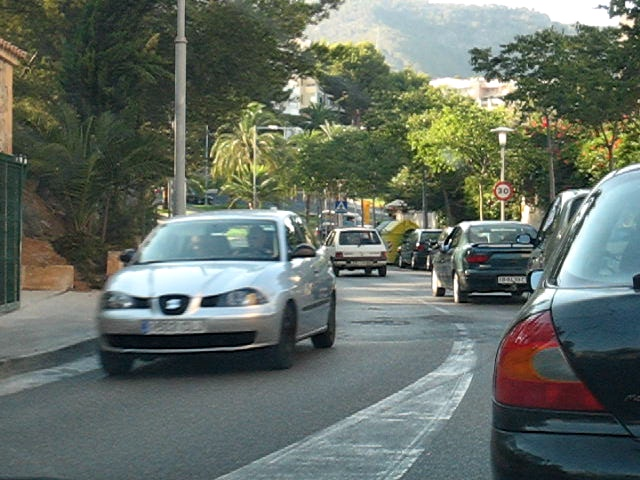
#> input picture Lab3/data/car1.jpg, 640 x 480 px; the run also reads 1 picture not shown here
$ jupyter execute --allow-errors orig_CV1_Lab3_Students.ipynb
#> lines starting #> are read from the running program, lines starting #| are printed output that depends on the picture
<center></center>

# <center> Assignment 3: Harris Corner Detector & Optical Flow </center>
<center> Computer Vision 1, University of Amsterdam </center>
    <center> Due 23:59PM, September 30, 2023 (Amsterdam time) </center>

  ***
<center>
<b>TA's: Melis Öcal, Ronny Velastegui Sandoval</b>

Student1 ID: \
Student1 Name:

Student2 ID: \
Student2 Name:

Student3 ID: \
Student3 Name:

( Student4 ID: \
Student4 Name: )

# General Guidelines

Your code and discussion must be handed in this jupyter notebook, renamed to **StudentID1_StudentID2_StudentID3.ipynb** before the deadline by submitting it to the Canvas Lab 3 Assignment. Please also fill out your names and ID's above.

For full credit, make sure your notebook follows these guidelines:
- It is mandatory to use the Python environment provided with the assignment; the environment specifies the package versions that have to be used to prevent the use of particular functions. Using different packages versions may lead to grade deduction. In the 'Environment Setup' below you can check whether your environment is set up correctly.
- To install the environment with the right package versions, use the following command in your terminal: ```python
conda env create --file=CV1_environment.yaml```, then activate the environment using the command ```python conda activate cv1```.
- Please express your thoughts concisely. The number of words does not necessarily correlate with how well you understand the concepts.
- Answer all given questions and sub-questions.
- Try to understand the problem as much as you can. When answering a question, give evidences (qualitative and/or quantitative results, references to papers, figures etc.) to support your arguments. Note that not everything might be explicitly asked for and you are expected to think about what might strengthen you arguments and make the notebook self-contained and complete.
- Tables and figures must be accompanied by a brief description. Do not forget to add a number, a title, and if applicable name and unit of variables in a table, name and unit of axes and legends in a figure.

__Note:__ A more complete overview of the lab requirements can be found in the Course Manual on Canvas

Late submissions are not allowed. Assignments that are submitted after the strict deadline will not be graded. In case of submission conflicts, TAs’ system clock is taken as reference. We strongly recommend submitting well in advance, to avoid last minute system failure issues.

Plagiarism note: Keep in mind that plagiarism (submitted materials which are not your work) is a serious crime and any misconduct shall be punished with the university regulations. This includes the use of generative tools such as ChatGPT.

**ENSURE THAT YOU SAVE ALL RESULTS / ANSWERS ON THE QUESTIONS (EVEN IF YOU RE-USE SOME CODE).**

[cell 1]
import numpy as np
import cv2
import matplotlib.pyplot as plt
from scipy import signal
from scipy.ndimage import maximum_filter
from scipy import signal
import os
import matplotlib
import scipy

#> (a cell that did not finish here is left out)

# 1. Harris Corner Detector (45pts)
In this section, a derivation of the *[Harris Corner Detector](https://www.semanticscholar.org/paper/A-Combined-Corner-and-Edge-Detector-Harris-Stephens/6818668fb895d95861a2eb9673ddc3a41e27b3b3)* is presented.

Given a shift $(\Delta x,\Delta y)$ at a point $(x, y)$, the auto-correlation function is defined as:

$$c(\Delta x,\Delta y) = \sum\limits_{(x,y)\in W(x,y)} {w(x,y)(I(x+\Delta x,y+\Delta y)-I(x,y))^2} \tag {1}$$

where $W(x,y)$ is a window centered at point $(x,y)$ and $w(x,y)$ is a Gaussian function. For simplicity, from now on, $\sum\limits_{(x,y)\in W(x,y)}$ will be referred to as $\sum\limits_{W}$.
Approximating the shifted function by the first-order Taylor expansion we get:

\begin{eqnarray}
I(x+\Delta x,y+ \Delta y) & \approx & I(x,y) + I_x(x,y)\Delta x + I_y(x,y)\Delta y \tag {2} \\
&=& I(x,y) + [I_x(x,y) \ I_y(x,y)] \begin{bmatrix} \Delta x \\ \Delta y \end{bmatrix}, \tag {3}
\end{eqnarray}

where $I_x$ and $I_y$ are partial derivatives of $I(x,y)$. The first gradients can be approximated by:
\begin{eqnarray}
    I_x &=& \frac{\partial I}{\partial x} \approx I * G_x, \quad G_x = (-1,0,1) \tag {4} \\
    I_y &=& \frac{\partial I}{\partial y} \approx I * G_y, \quad G_y = (-1,0,1)^T \tag {5}
\end{eqnarray}

Note that using the kernel $(-1, 1)$ to approximate the gradients is also correct. The auto-correlation function can now be written as:
\begin{eqnarray}
c(\Delta x,\Delta y) &=& \sum\limits_{W} {w(x,y) (I(x+\Delta x,y+\Delta y)-I(x,y))^2} \tag {6} \\
& \approx & \sum\limits_{W} {w(x,y) ([I_x(x,y) \ I_y(x,y)]\begin{bmatrix} \Delta x \\
\Delta y \end{bmatrix})^2} \tag {7} \\
&=& [\Delta x \ \Delta y]Q(x,y)\begin{bmatrix} \Delta x \\ \Delta y \end{bmatrix}, \, \tag {8}
\end{eqnarray}

where $Q(x,y)$ is given by:

\begin{eqnarray}
Q(x,y) &=& \sum\limits_{W} w(x,y){\begin{bmatrix} I_x(x,y)^2  & I_x(x,y)I_y(x,y)  \\  I_x(x,y)I_y(x,y)  & I_y(x,y)^2   \end{bmatrix}} \tag {9} \\
&=& \begin{bmatrix}
\sum\limits_{W}{I_x(x,y)^2} * w(x, y) & \sum\limits_{W}{I_x(x,y)I_y(x,y)} * w(x, y) \\
\sum\limits_{W}{I_x(x,y)I_y(x,y)} * w(x, y) & \sum\limits_{W}{I_y(x,y)^2} * w(x, y)  \end{bmatrix} \tag {10}\\
&=& \begin{bmatrix} A & B \\  B & C  \end{bmatrix}.\, \tag {11}
\end{eqnarray}

The *cornerness* $H(x,y)$ is defined by the two eigenvalues of $Q(x,y)$, e.g. $\lambda_1$ and $\lambda_2$:

\begin{eqnarray}
\label{eq12}
H &=& \lambda_1 \lambda_2 - 0.04(\lambda_1 + \lambda_2)^2 \tag{12}\\
&=& det(Q) - 0.04(trace(Q))^2 \tag{13}\\
&=& (AC - B^2) - 0.04(A+C)^2. \ \tag{14}
\end{eqnarray}

In this section, you are going to implement $Equation ~\eqref{eq12}$ to calculate $H$ and use it to detect the corners in an image.

**Hint**: For that purpose, you need to compute the elements of **Q**, i.e. $A$, $B$ and $C$. To do that, you need to calculate $I_x$, which is the smoothed derivative of the image. That can be obtained by convolving the first order Gaussian derivative, $G_d$, with the image $I$ along the x-direction. Then, **A** can be obtained by squaring $I_x$, and then convolving it with a Gaussian, $G$. Similarly, **B** and **C** can be obtained. For example, to get **C**, you need to convolve the image with $G_d$ along the y-direction (to obtain $I_y$), raise it to the square, then convolve it with $G$.

**Hint**: The corner points are the local maxima of **H**. Therefore, you should check for every point in $H$, (1) if it is greater than all its neighbours (in an $n \times n$ window centered around this point) and (2) if it is greater than the user-defined threshold. If both conditions are met, then the point is labeled as a corner point.

## Question 1.1 (35-*pts*)

**1.1.1** Create a function to implement the Harris Corner Detector. Your function should return matrix $H$, the indices of rows of the detected corner points **r**, and the indices of columns of those points **c**, where the first corner is given by $(r[0],c[0])$. **[20pts]**


**1.1.2** Implement another function that plots three figures: The computed image derivatives $I_x$ and $I_y$, and the original image with the corner points plotted on it. Show your results on example images **checkerboard.jpg** and **house.jpg**. Remember to experiment with different threshold values to see the impact on which corners are found. **[5pts]**


**1.1.3** Is the algorithm rotation-invariant? How about your implementation? Rotate **checkerboard.jpg** image 45 and 90 degrees and run the Harris Corner Detector algorithm on the rotated images. Explain your answer and support it with your observations. **[10pts]**

*Note:* You are allowed to use *scipy.signal.convolve2d* to perform convolution, and *scipy.ndimage.gaussian\_filter* to obtain your image derivatives.
Include a demo function to run your code.

[cell 3]
def img2gray(img_path):
    img_gray = cv2.imread(img_path, cv2.IMREAD_GRAYSCALE)
    return img_gray

# [29 lines left out: functions gradient_x, gradient_y, haris_corner_detector, not called in this run]


# --------------
# YOUR CODE HERE
# --------------
# If you need to test your function

[cell 4]
# Now implement another function that plots three figures: The computed image
# derivatives  𝐼_x, 𝐼_y and the original image with the corner points plotted
# on it. Show your results on example images checkerboard.jpg and
# house.jpg. Remember to experiment with different threshold values
# to see the impact on which corners are found.

# Import the images
img_path_checkerboard = './data/checkerboard.jpg'
img_path_house = './data/house.jpg'

img_checkerboard = img2gray(img_path_checkerboard)
img_house = img2gray(img_path_house)

# --------------
# YOUR CODE HERE
# --------------
# Solve the rest of the exercise as asked above.

*TYPE YOUR ANSWER HERE*

## Question 1.2 (10-*pts*)

Now you have seen the cornerness definition of Harris on $Equation ~(12)$. Another relevant definition of cornerness is defined by  *[Shi and Tomasi](https://ieeexplore.ieee.org/document/323794)*, after the original definition of Harris. Check their algorithm and answer the following questions:

**1.2.1** How do they define cornerness? Write down their definition using the notations of $Equation ~(12)$. **[3pts]**


*YOUR ANSWER HERE*

**1.2.2** Does the Shi-Tomasi Corner Detector satisfy the following properties: translation invariance, rotation invariance, scale invariance? Explain your reasoning for each property. **[4pts]**


*YOUR ANSWER HERE*

**1.2.3** In the following scenarios, what could be the relative cornerness values assigned by Shi and Tomasi? Explain your reasoning. **[3pts]**

1. Both eigenvalues are near 0.

2. One eigenvalue is big and the other is near zero.

3. Both eigenvalues are big.

*YOUR ANSWER HERE*

# 2. Optical Flow - Lucas-Kanade Algorithm (35pts)

Optical flow is the apparent motion of image pixels or regions from one frame to the next, which results from moving objects in the image or from camera motion. Underlying optical flow is typically an assumption of $\textit{brightness constancy}$. That is the image values (brightness, color, etc) remain constant over time, though their 2D position in the image may change. Algorithms for estimating optical flow exploit this assumption in various ways to compute a velocity field that describes the horizontal and vertical motion of every pixel in the image. For a 2D+t dimensional case a voxel at location $(x, y, t)$ with intensity $I(x, y, t)$ will have moved by $\delta_x$, $\delta_y$ and $\delta_t$ between the two image frames, and the following image constraint equation can be given:

\begin{equation}
I(x,y,t) = I(x+\delta_x, y+\delta_y, t+\delta_t). \tag{15}
\end{equation}

Assuming the movement to be small, the image constraint at I(x, y, t) can be extended using Taylor series, truncated to first-order terms:

\begin{equation}
\tag{16}
I(x+\delta_x, y+\delta_y, t+\delta_t) = I(x,y,t)+\frac{\partial I}{\partial x}\delta_x +\frac{\partial I}{\partial y}\delta_y+\frac{\partial I}{\partial t}\delta_t
\end{equation}

Since we assume changes in the image can purely be attributed to movement, we will get:

\begin{equation}
\tag{17}
\frac{\partial I}{\partial x}\frac{\delta_x}{\delta_t} +   \frac{\partial I}{\partial y}\frac{\delta_y}{\delta_t} + \frac{\partial I}{\partial t}\frac{\delta_t}{\delta_t} = 0
\end{equation}

or

\begin{equation}
\tag{18}
I_x V_x + I_y V_y = -I_t,
\end{equation}

where $V_x$ and $V_y$ are the $x$ and $y$ components of the velocity or optical flow of $I(x,y,t)$. Further, $I_x$, $I_y$ and $I_t$ are the derivatives of the image at $(x, y, t)$ in the corresponding directions, which defines the main equation of optical flow.

Optical flow is difficult to compute for two main reasons. First, in image regions that are roughly homogeneous, the optical flow is ambiguous, because the brightness constancy assumption is satisfied by many different motions. Second, in real scenes, the assumption is violated at motion boundaries and by miscellaneous lighting, non-rigid motions, shadows, transparency, reflections, etc. To address the former, all optical flow methods make some sort of assumption about the spatial variation of the optical flow that is used to resolve the ambiguity. Those are just assumptions about the world which are approximate and consequently may lead to errors in the flow estimates. The latter problem can be addressed by making much richer but more complicated assumptions about the changing image brightness or, more commonly, using robust statistical methods which can deal with 'violations' of the brightness constancy assumption.

## Lucas-Kanade Algorithm

We will be implementing the [Lucas-Kanade method](https://www.ri.cmu.edu/pub_files/pub3/lucas_bruce_d_1981_2/lucas_bruce_d_1981_2.pdf) for Optical Flow estimation. This method assumes that the optical flow is essentially constant in a local neighborhood of the pixel under consideration. Therefore, the main equation of the optical flow can be assumed to hold for all pixels within a window centered at the pixel under consideration. Let's consider pixel $p$. Then, for all pixels around $p$, the local image flow vector $(V_x, V_y)$ must satisfy:

\begin{array}{c}
\tag{19}
  I_x(q_1)V_x + I_y(q_1)V_y = - I_t(q_1)\\
  I_x(q_2)V_x + I_y(q_2)V_y = - I_t(q_2)\\
  \vdots \\
  I_x(q_n)V_x + I_y(q_n)V_y = - I_t(q_n),\\
\end{array}

where $q_1$, $q_2$, ... $q_n$ are the pixels inside the window around $p$. $I_x(q_i)$, $I_y(q_i)$, $I_t(q_i)$ are the partial derivatives of the image $I$ with respect to position $x$, $y$ and time $t$, evaluated at the point $q_i$ and at the current time.

These equations can be written in matrix to form $Av=b$, where

\begin{equation}
\tag{20}
A = \begin{bmatrix}
I_x(q_1) & I_y(q_1)\\
I_x(q_2) & I_y(q_2)\\
\vdots   & \vdots  \\
I_x(q_n) & I_y(q_n)
\end{bmatrix},
v = \begin{bmatrix}
V_x\\ V_y
\end{bmatrix}, \mbox{ and }
b = \begin{bmatrix}
-I_t(q_1)\\
-I_t(q_2)\\
\vdots   \\
-I_t(q_n)
\end{bmatrix}.
\end{equation}

This system has more equations than unknowns and thus it is usually over-determined. The Lucas-Kanade method obtains a compromise solution by the weighted-least-squares principle. Namely, it solves the $2\times 2$ system as

\begin{equation}
\tag{21}
A^T A v = A^T b
\end{equation}

or

\begin{equation}
v = (A^T A)^{-1} A^T b.
\label{eqA} \tag{22}
\end{equation}

## Question 2.1 (30-*pts*)

For this assignment, you will be given three pairs of images: **sphere1.ppm**, **sphere2.ppm**; **car1.jpg**, **car2.jpg**; and **plant1.png**, **plant2.png**. You should estimate the optical flow between these two pairs. That is, you will get optical flow for sphere images, and for car and plant images separately. Implement the Lucas-Kanade algorithm using the following steps.


1. Divide  input  images  on  non-overlapping  regions,  each  region  being  $20\times 20$.


2. For each region compute $A$, $A^T$ and $b$. Then, estimate optical flow as given in Equation 22.


3. When you have estimation for optical flow $(V_x, V_y)$ of each region, you should display the results. There is a **matplotlib** function `quiver` which plots a set of two-dimensional vectors as arrows on the screen. Try to figure out how to use this to show your optical flow results.

<em>Note</em>: You are allowed to use `scipy.signal.convolve2d` to perform convolution.
Include a demo function to run your code.

**Hint**: You can use regions that are $20\times 20$ pixels that are non-overlapping. That is, if input images are $256\times 256$, you should have an array of $12\times 12$ optical flow vectors at the end of your procedure. As we consider $20\times 20$ regions, your matrix $\textbf{A}$ will have the following size $400\times 2$, and the vector $\mathbf{b}$ will be $400\times 1$.

**Hint**: Carefully read the documentation of **matplotlib**'s function `quiver`. By default, the angles of the arrows are 45 degrees counter-clockwise from the horizontal axis. This means your arrows might point in the wrong direction! Also, play around with the arrow scaling.

[cell 5]
def load_images(name_image_t0, name_image_t1, image_dir="./data/"):
    # Load the two images
#> called with name_image_t0 = 'car1.jpg', name_image_t1 = 'car2.jpg', image_dir = './data/'
    I_t0 = cv2.imread(image_dir + name_image_t0, 0)
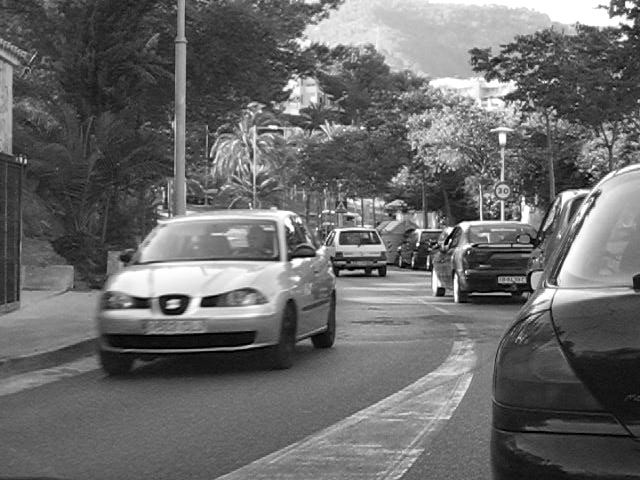
#> I_t0: shape (480, 640); min 0, max 255, mean 105.6
    I_t1 = cv2.imread(image_dir + name_image_t1, 0)
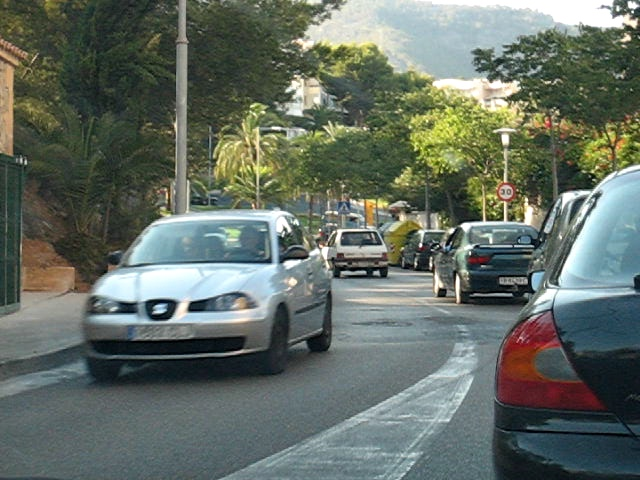
#> input picture Lab3/data/car2.jpg, 640 x 480 px
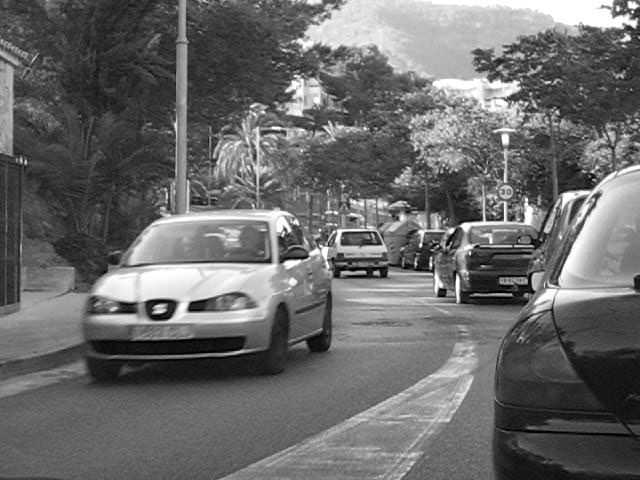
#> I_t1: shape (480, 640); min 0, max 255, mean 106.1

    # Convert the to np.float32
    I_t0 = I_t0.astype(np.float32)
    I_t1 = I_t1.astype(np.float32)
#> call 2 of load_images, with name_image_t0 = 'plant1.png', name_image_t1 = 'plant2.png', image_dir = './data/'
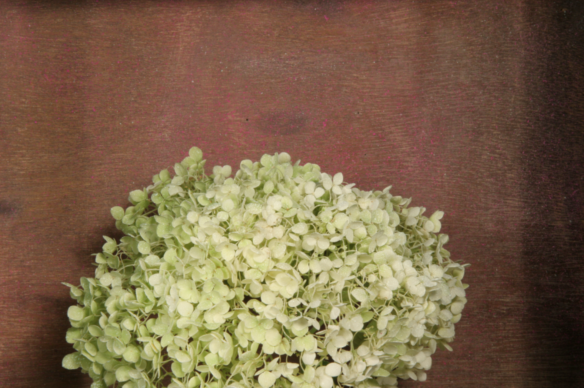
#> input picture Lab3/data/plant1.png, 584 x 388 px
#> in load_images (call 2), `I_t0 = cv2.imread(image_dir + name_image_t0, 0)`:
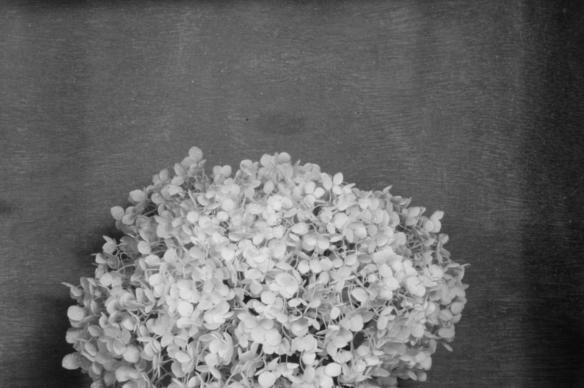
#> I_t0: shape (388, 584); min 8, max 230, mean 104.7
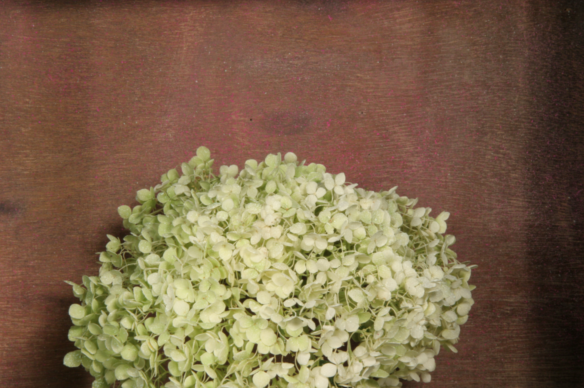
#> input picture Lab3/data/plant2.png, 584 x 388 px
#> in load_images (call 2), `I_t1 = cv2.imread(image_dir + name_image_t1, 0)`:
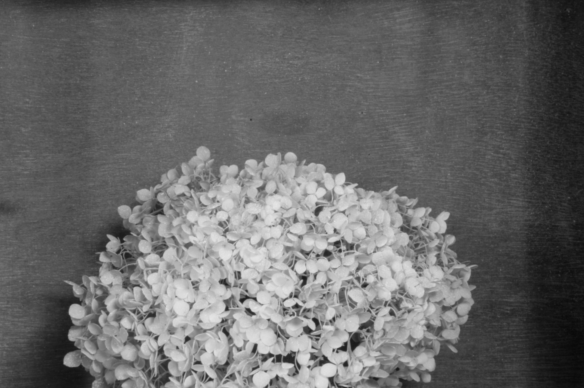
#> I_t1: shape (388, 584); min 9, max 229, mean 105.1
#> call 3 of load_images, with name_image_t0 = 'sphere1.ppm', name_image_t1 = 'sphere2.ppm', image_dir = './data/'
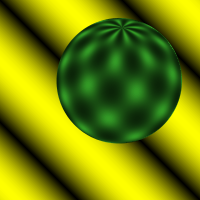
#> input picture Lab3/data/sphere1.ppm, 200 x 200 px
#> in load_images (call 3), `I_t0 = cv2.imread(image_dir + name_image_t0, 0)`:
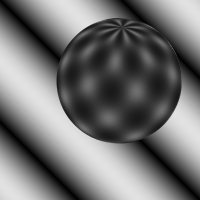
#> I_t0: shape (200, 200); min 0, max 225, mean 114.4
#> in load_images (call 3), `I_t1 = cv2.imread(image_dir + name_image_t1, 0)`:
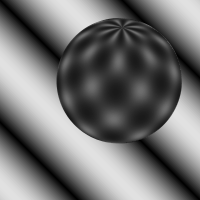
#> I_t1: shape (200, 200); min 0, max 225, mean 114.4

    return I_t0, I_t1

# [134 lines left out: functions calculate_derivatives, calculate_flow_vectors, plot_optical_flow, not called in this run]

def optical_flow_demo(I_t0, I_t1, region_size=20):
    I_t0 = cv2.cvtColor(I_t0, cv2.COLOR_BGR2GRAY)
    I_t1 = cv2.cvtColor(I_t1, cv2.COLOR_BGR2GRAY)

    feature_list = cv2.goodFeaturesToTrack(old_frame, 10000, 0.05, 0.1)

    # Compute derivatives
    I_x, I_y, I_t = calculate_derivatives(I_t0, I_t1)

    # Calculate subregions
#     sub_I_x, sub_I_y, sub_I_T = calculate_subregions(I_t0, I_x, I_y, I_t, region_size)


    # Calculate flow vectors
    (V_x, V_y) = calculate_flow_vectors(I_x, I_y, I_T, feature_list, region_size)

#     # Extract the V_x and V_y components from flow_vectors
#     V_x = [vector[0] for vector in flow_vectors]
#     V_y = [vector[1] for vector in flow_vectors]

#     # Compute the centers of the subregions
#     height, width = I_t0.shape

#     # Determine centers based on region size
#     x_centers = [(c + region_size/2) if c + region_size <= I_t0.shape[1] else (c + (I_t0.shape[1]-c)/2) for c in range(0, width, region_size)]
#     y_centers = [(r + region_size/2) if r + region_size <= I_t0.shape[0] else (r + (I_t0.shape[0]-r)/2) for r in range(0, height, region_size)]

#     # Create a grid of centers for every subregion
#     X, Y = np.meshgrid(x_centers, y_centers)

#     # Flatten the X, Y grid arrays for plotting
#     x_coords = X.ravel()
#     y_coords = Y.ravel()

    # Use the plot function to visualize optical flow
    subregion_indices = []
    for feature in feature_list:        #   for every corner
                j, i = feature.ravel() #   get cordinates of the corners (i,j). They are stored in the order j, i
                i, j = int(i), int(j)
                subregion_indices.append(i,j)
    plot_optical_flow(subregion_indices, V_x, V_y, I_t0)

# --------------
# YOUR CODE HERE
# --------------
car_t0, car_t1 = load_images('car1.jpg', 'car2.jpg')
plant_t0, plant_t1 = load_images('plant1.png', 'plant2.png')
sphere_t0, sphere_t1 = load_images('sphere1.ppm', 'sphere2.ppm')

#> (the rest of this cell did not finish here and is left out)
